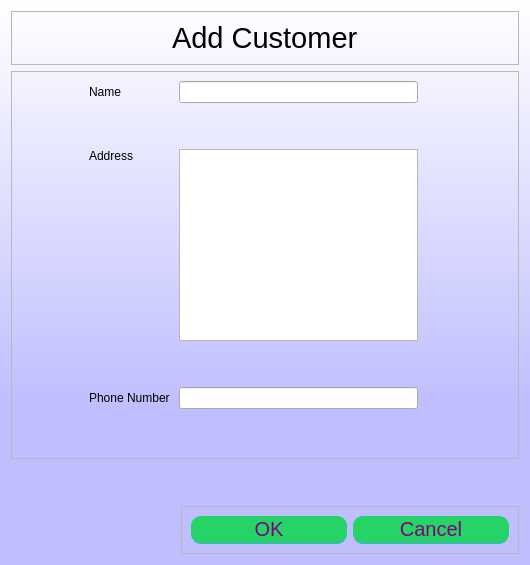
<?xml version="1.0" encoding="UTF-8"?>
<ui version="4.0">
 <class>Dialog</class>
 <widget class="QDialog" name="Dialog">
  <property name="geometry">
   <rect>
    <x>0</x>
    <y>0</y>
    <width>530</width>
    <height>565</height>
   </rect>
  </property>
  <property name="windowTitle">
   <string>Dialog</string>
  </property>
  <property name="styleSheet">
   <string notr="true">QDialog{
background-color: qlineargradient(spread:reflect, x1:0.5, y1:1, x2:0.5, y2:0, stop:0.289773 rgba(191, 191, 255, 255), stop:1 rgba(255, 255, 255, 255));
}



QPushButton {
	width: 150%;
height:20px;
	padding: 3%;
	background:#25D366;
	border-bottom: 2px solid #30C29E;
	border-top-style: none;
	border-right-style: none;
	border-left-style: none;	
	color: #fff;
 border-radius: 10px;
font-size:20px;
color:purple;
}
QPushButton:pressed {
    background: darkgreen;
}
</string>
  </property>
  <layout class="QGridLayout" name="gridLayout_4">
   <item row="0" column="0" colspan="2">
    <widget class="QFrame" name="frame">
     <property name="frameShape">
      <enum>QFrame::StyledPanel</enum>
     </property>
     <property name="frameShadow">
      <enum>QFrame::Raised</enum>
     </property>
     <layout class="QGridLayout" name="gridLayout">
      <item row="0" column="0" alignment="Qt::AlignHCenter">
       <widget class="QLabel" name="label">
        <property name="font">
         <font>
          <pointsize>22</pointsize>
         </font>
        </property>
        <property name="text">
         <string>Add Customer</string>
        </property>
       </widget>
      </item>
     </layout>
    </widget>
   </item>
   <item row="1" column="0" colspan="2">
    <widget class="QFrame" name="frame_2">
     <property name="frameShape">
      <enum>QFrame::StyledPanel</enum>
     </property>
     <property name="frameShadow">
      <enum>QFrame::Raised</enum>
     </property>
     <layout class="QGridLayout" name="gridLayout_2">
      <item row="4" column="4">
       <widget class="QLineEdit" name="phoneNumber1Input"/>
      </item>
      <item row="2" column="0">
       <spacer name="horizontalSpacer_4">
        <property name="orientation">
         <enum>Qt::Horizontal</enum>
        </property>
        <property name="sizeHint" stdset="0">
         <size>
          <width>40</width>
          <height>20</height>
         </size>
        </property>
       </spacer>
      </item>
      <item row="5" column="4">
       <spacer name="verticalSpacer_4">
        <property name="orientation">
         <enum>Qt::Vertical</enum>
        </property>
        <property name="sizeHint" stdset="0">
         <size>
          <width>20</width>
          <height>40</height>
         </size>
        </property>
       </spacer>
      </item>
      <item row="2" column="1">
       <spacer name="horizontalSpacer_6">
        <property name="orientation">
         <enum>Qt::Horizontal</enum>
        </property>
        <property name="sizeHint" stdset="0">
         <size>
          <width>40</width>
          <height>20</height>
         </size>
        </property>
       </spacer>
      </item>
      <item row="2" column="8">
       <spacer name="horizontalSpacer">
        <property name="orientation">
         <enum>Qt::Horizontal</enum>
        </property>
        <property name="sizeHint" stdset="0">
         <size>
          <width>40</width>
          <height>20</height>
         </size>
        </property>
       </spacer>
      </item>
      <item row="2" column="5">
       <spacer name="horizontalSpacer_5">
        <property name="orientation">
         <enum>Qt::Horizontal</enum>
        </property>
        <property name="sizeHint" stdset="0">
         <size>
          <width>40</width>
          <height>20</height>
         </size>
        </property>
       </spacer>
      </item>
      <item row="2" column="3" alignment="Qt::AlignTop">
       <widget class="QLabel" name="addressLabel">
        <property name="text">
         <string>Address</string>
        </property>
       </widget>
      </item>
      <item row="0" column="4">
       <widget class="QLineEdit" name="nameInput"/>
      </item>
      <item row="2" column="7">
       <spacer name="horizontalSpacer_3">
        <property name="orientation">
         <enum>Qt::Horizontal</enum>
        </property>
        <property name="sizeHint" stdset="0">
         <size>
          <width>40</width>
          <height>20</height>
         </size>
        </property>
       </spacer>
      </item>
      <item row="0" column="3">
       <widget class="QLabel" name="nameLabel">
        <property name="text">
         <string>Name</string>
        </property>
       </widget>
      </item>
      <item row="2" column="4">
       <widget class="QTextEdit" name="AdressInput"/>
      </item>
      <item row="4" column="3">
       <widget class="QLabel" name="phoneNumber1Label">
        <property name="text">
         <string>Phone Number </string>
        </property>
       </widget>
      </item>
      <item row="1" column="4">
       <spacer name="verticalSpacer_2">
        <property name="orientation">
         <enum>Qt::Vertical</enum>
        </property>
        <property name="sizeHint" stdset="0">
         <size>
          <width>20</width>
          <height>40</height>
         </size>
        </property>
       </spacer>
      </item>
      <item row="3" column="4">
       <spacer name="verticalSpacer_3">
        <property name="orientation">
         <enum>Qt::Vertical</enum>
        </property>
        <property name="sizeHint" stdset="0">
         <size>
          <width>20</width>
          <height>40</height>
         </size>
        </property>
       </spacer>
      </item>
      <item row="2" column="2">
       <spacer name="horizontalSpacer_2">
        <property name="orientation">
         <enum>Qt::Horizontal</enum>
        </property>
        <property name="sizeHint" stdset="0">
         <size>
          <width>40</width>
          <height>20</height>
         </size>
        </property>
       </spacer>
      </item>
      <item row="2" column="6">
       <spacer name="horizontalSpacer_7">
        <property name="orientation">
         <enum>Qt::Horizontal</enum>
        </property>
        <property name="sizeHint" stdset="0">
         <size>
          <width>40</width>
          <height>20</height>
         </size>
        </property>
       </spacer>
      </item>
     </layout>
    </widget>
   </item>
   <item row="3" column="1">
    <widget class="QFrame" name="frame_3">
     <property name="frameShape">
      <enum>QFrame::StyledPanel</enum>
     </property>
     <property name="frameShadow">
      <enum>QFrame::Raised</enum>
     </property>
     <layout class="QGridLayout" name="gridLayout_3">
      <item row="0" column="0">
       <widget class="QPushButton" name="OkButton">
        <property name="text">
         <string>OK</string>
        </property>
       </widget>
      </item>
      <item row="0" column="1">
       <widget class="QPushButton" name="CancelButton">
        <property name="text">
         <string>Cancel</string>
        </property>
       </widget>
      </item>
     </layout>
    </widget>
   </item>
   <item row="2" column="1">
    <spacer name="verticalSpacer">
     <property name="orientation">
      <enum>Qt::Vertical</enum>
     </property>
     <property name="sizeHint" stdset="0">
      <size>
       <width>20</width>
       <height>40</height>
      </size>
     </property>
    </spacer>
   </item>
  </layout>
 </widget>
 <resources/>
 <connections/>
</ui>
